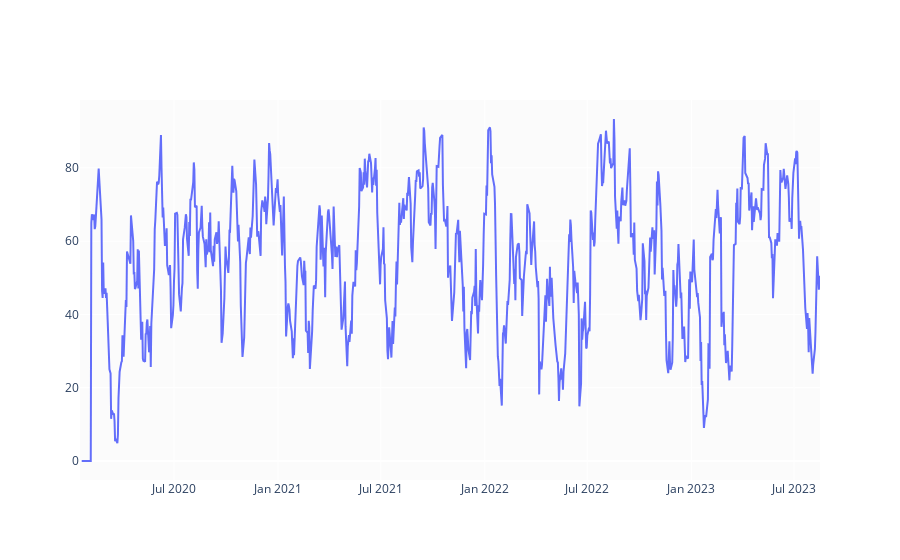

Notebook source saved alongside this figure:
### Code cell
def relative_strength_idx(df, n=14):
    close = df['Close']
    delta = close.diff()
    delta = delta[1:]
    pricesUp = delta.copy()
    pricesDown = delta.copy()
    pricesUp[pricesUp < 0] = 0
    pricesDown[pricesDown > 0] = 0    
    rollUp = pricesUp.rolling(n).mean()
    rollDown = pricesDown.abs().rolling(n).mean()
    rs = rollUp / rollDown
    rsi = 100.0 - (100.0 / (1.0 + rs))
    return rsi

df['RSI'] = relative_strength_idx(df).fillna(0)

fig = go.Figure(go.Scatter(x=df.Date, y=df.RSI, name='RSI'))
fig.show()

### Figure 1 — Plotly figure (JSON) as saved in the notebook; plotly's stock layout.template omitted (floating-point values rounded to 4 significant figures; data arrays with more than 128 entries replaced by an {"elided": "..."} marker saying what was removed)
{"data": [{"name": "RSI", "type": "scatter", "x": {"elided": "889 str values"}, "y": {"elided": "889 float values"}}], "layout": {"autosize": true, "xaxis": {"autorange": true, "range": ["2020-01-17", "2023-08-16"], "type": "date"}, "yaxis": {"autorange": true, "range": [-5.183, 98.48], "type": "linear"}}}
